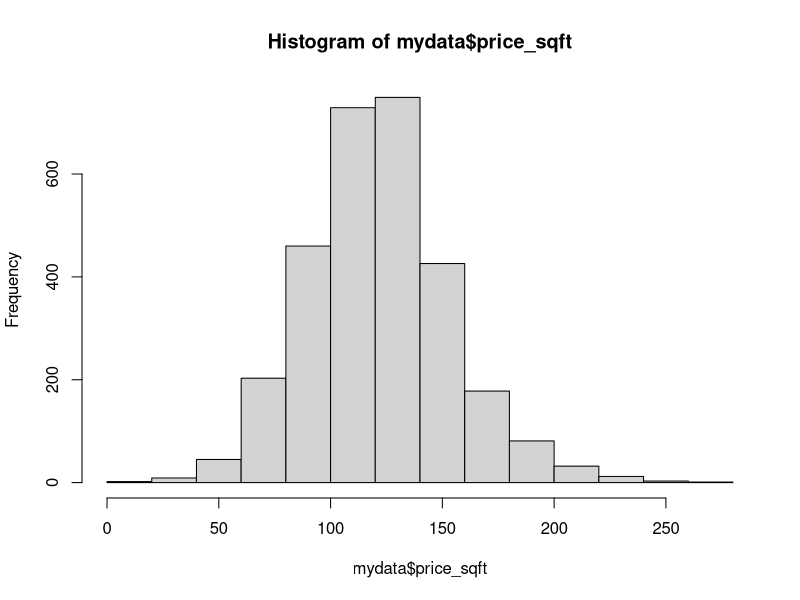
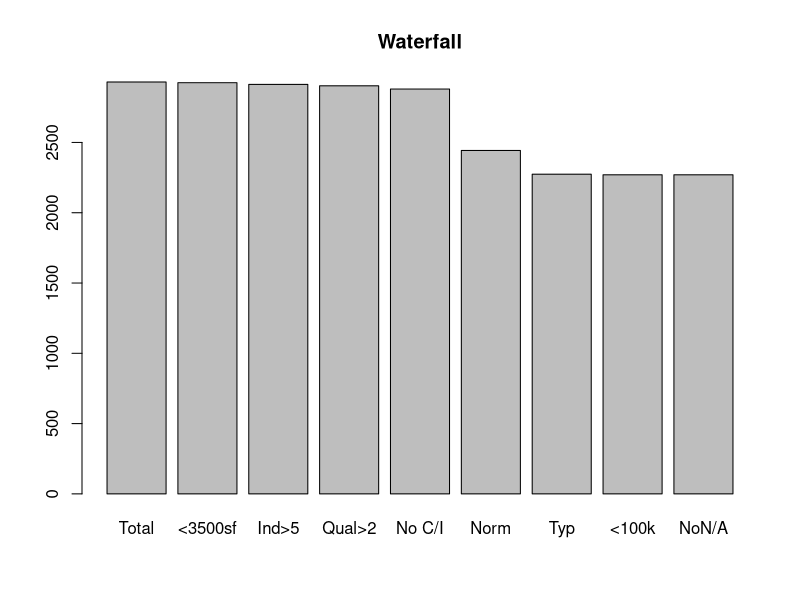

The R script that drew these images, in order:
## ---- chunk 1
knitr::opts_chunk$set(echo = TRUE)
## ---- chunk 2
setwd('/Users/robin/Desktop/Assignment\ 1\ MSDS\ 410')
mydata <- read.csv(file="ames_housing_data.csv",head=TRUE,sep=",")

str(mydata)
head(mydata)
names(mydata)
mydata$TotalFloorSF <- mydata$FirstFlrSF + mydata$SecondFlrSF
mydata$HouseAge <- mydata$YrSold - mydata$YearBuilt
mydata$QualityIndex <- mydata$OverallQual * mydata$OverallCond
mydata$logSalePrice <- log(mydata$SalePrice)
mydata$price_sqft <- mydata$SalePrice/mydata$TotalFloorSF
summary(mydata$price_sqft)
hist(mydata$price_sqft)
subdat <- subset(mydata, select=c("TotalFloorSF","HouseAge","QualityIndex",
                                  "price_sqft", "SalePrice","LotArea",
                                  "BsmtFinSF1","Neighborhood","HouseStyle",
                                  "LotShape","OverallQual","logSalePrice",
                                  "TotalBsmtSF","HouseStyle","Zoning","LotShape","SaleCondition","Functional", "LotArea","SubClass","LotFrontage","OverallCond", "YearBuilt", "ExterQual", "ExterCond", "FirstFlrSF", "SecondFlrSF", "BedroomAbvGr", "TotRmsAbvGrd", "GrLivArea", "MiscVal", "YearRemodel"))

str(subdat)


subdatnum <- subset(mydata, select=c("TotalFloorSF","HouseAge","QualityIndex",
                                     "SalePrice","LotArea","OverallQual","logSalePrice"))
## ---- chunk 3
#################################################################
############## Sample Population / Waterfall ###################
###############################################################
subdat1=subdat[!(subdat$TotalFloorSF>=4000),]
subdat2=subdat1[!(subdat1$QualityIndex<=5),]
subdat3=subdat2[!(subdat2$OverallQual<=2),]
subdat4=subset(subdat3, Zoning!="C (all)" & Zoning!="I (all)")
subdat5=subset(subdat4, SaleCondition!="Abnorml" & SaleCondition!="Alloca" & SaleCondition!="Partial")
subdat6=subset(subdat5, Functional=="Typ")
subdat7=subset(subdat6, LotArea<=100000)
subdat7[is.na(subdat7)] = 0
subdat8=subdat7
counts=c(nrow(subdat),nrow(subdat1),nrow(subdat2),nrow(subdat3),nrow(subdat4),nrow(subdat5),nrow(subdat6),nrow(subdat7),nrow(subdat8))
barplot(counts,names.arg=c("Total","<3500sf", "Ind>5", "Qual>2","No C/I","Norm", "Typ","<100k","NoN/A"),  main="Waterfall")
## ---- chunk 4
model3=lm(subdat7$SalePrice~subdat7$YearBuilt + subdat7$YearRemodel )
model3
summary(model3)
## ---- chunk 5
subdat7$Y_hat=predict(model3)
subdat7$residual=subdat7$SalePrice-subdat7$Y_hat
## ---- chunk 6
ssr=sum((subdat7$Y_hat-mean(subdat7$SalePrice))^2)
print(paste('ssr:',ssr))
## ---- chunk 7
sse=sum((subdat7$residual)^2)
print(paste('sse:',sse))
## ---- chunk 8
sst=sum((subdat7$SalePrice-mean(subdat7$SalePrice))^2)
print(paste('sst:',sst))

## ---- chunk 9
model4=lm(subdat7$SalePrice~subdat7$QualityIndex + subdat7$OverallCond +subdat7$OverallQual+subdat7$GrLivArea + subdat7$LotArea +subdat7$TotalFloorSF + subdat7$BedroomAbvGr + subdat7$LotFrontage + subdat7$YearBuilt + subdat7$YearRemodel)
model4
summary(model4)
## ---- chunk 10
subdat7$Y_hat2=predict(model4)
subdat7$residual2=subdat7$SalePrice-subdat7$Y_hat2

## ---- chunk 11
sse2=sum((subdat7$residual2)^2)
print(paste('sse2:',sse2))
